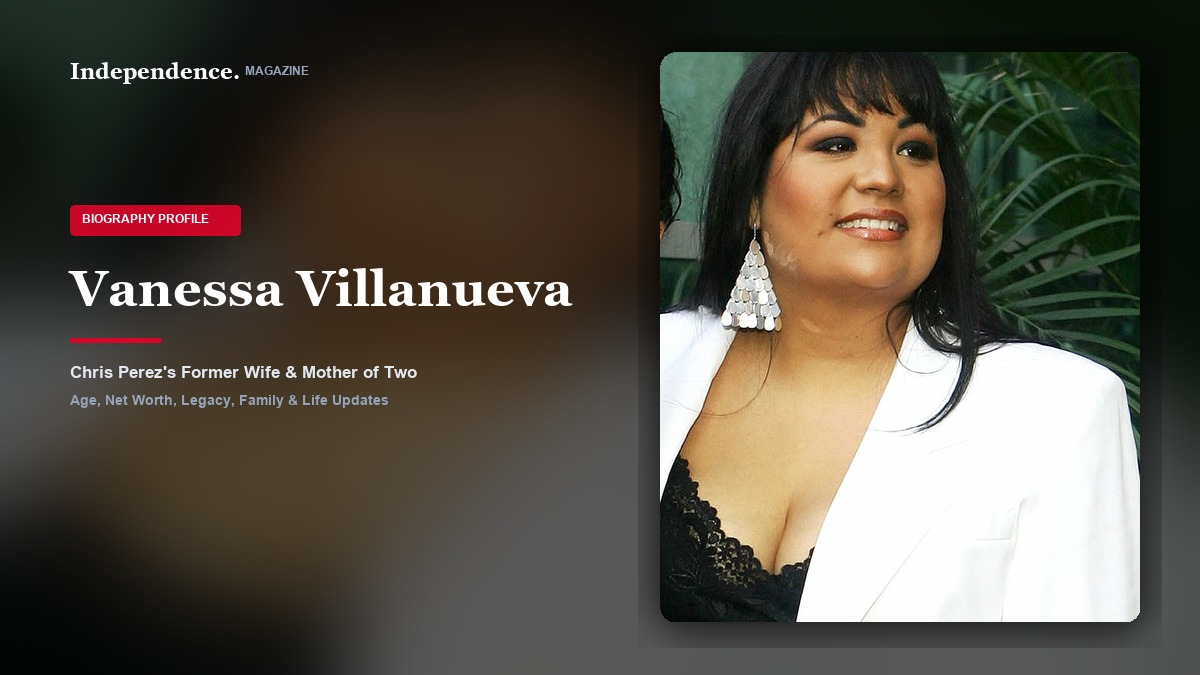
#> input picture assets/covers/vanessa-villanueva-cover.jpg, 1200 x 675 px, given in place of test_b13_vanessa_villanueva_2.jpg, which was not available
$ python generate_batch14_15_covers.py
#> lines starting #> are read from the running program, lines starting #| are printed output that depends on the picture
import os
from PIL import Image, ImageDraw, ImageFont, ImageFilter, ImageEnhance

SCRIPT_DIR = os.path.dirname(os.path.abspath(__file__))
BASE_DIR = os.path.abspath(os.path.join(SCRIPT_DIR, ".."))
COVERS_DIR = os.path.join(BASE_DIR, "assets", "covers")
ART_DIR = r"C:\Users\Lapzone.pk\.gemini\antigravity\brain\896bc68d-223d-4f88-b2d0-574555754628"
os.makedirs(COVERS_DIR, exist_ok=True)

PROFILES = [
    # Batch 14 (October 25, 2026)
    {
        "id": "vanessa-villanueva",
        "src_image": os.path.join(ART_DIR, "test_b13_vanessa_villanueva_2.jpg"),
        "crop_box": (1250, 100, 2150, 1180),
        "name": "Vanessa Villanueva",
        "category": "Biography",
        "subtitle": "Chris Perez's Former Wife & Mother of Two",
        "cover_filename": "vanessa-villanueva-cover.jpg",
        "middle_src": os.path.join(ART_DIR, "test_b13_vanessa_villanueva_2.jpg"),
        "middle_crop": (100, 0, 2233, 1200),
        "middle_filename": "vanessa-villanueva-middle.jpg"
    },
    {
        "id": "joy-ann-richards",
        "src_image": os.path.join(ART_DIR, "preview_test_joy3.jpg"),
        "crop_box": (190, 40, 570, 520),
        "name": "Joy Ann Richards",
        "category": "Celebrity",
        "subtitle": "Jamie Farr's Wife & Philanthropist",
        "cover_filename": "joy-ann-richards-cover.jpg",
        "middle_src": os.path.join(ART_DIR, "preview_test_joy1.jpg"),
        "middle_crop": (30, 20, 460, 420),
        "middle_filename": "joy-ann-richards-middle.jpg"
    },
    {
        "id": "sacha-stacey",
        "src_image": os.path.join(ART_DIR, "preview_test_sacha1.jpg"),
        "crop_box": (465, 65, 598, 285),
        "name": "Sacha Stacey",
        "category": "Celebrity",
        "subtitle": "Fitness Model & Martyn Ford's Wife",
        "cover_filename": "sacha-stacey-cover.jpg",
        "middle_src": os.path.join(ART_DIR, "preview_test_sacha1.jpg"),
        "middle_crop": (0, 10, 290, 295),
        "middle_filename": "sacha-stacey-middle.jpg"
    },
    # Batch 15 (October 26, 2026)
    {
        "id": "olivia-korenberg",
        "src_image": os.path.join(ART_DIR, "cand_olivia_korenberg_1.jpg"),
        "crop_box": (20, 320, 1150, 2150),
        "name": "Olivia Korenberg",
        "category": "Celebrity",
        "subtitle": "Interior Designer & Former Celebrity Spouse",
        "cover_filename": "olivia-korenberg-cover.jpg",
        "middle_src": os.path.join(ART_DIR, "cand_olivia_korenberg_3.jpg"),
        "middle_crop": (200, 100, 2200, 1150),
        "middle_filename": "olivia-korenberg-middle.jpg"
    },
    {
        "id": "diana-lasso",
        "src_image": os.path.join(ART_DIR, "cand_diana_lasso_1.jpg"),
        "crop_box": (1270, 80, 2350, 1180),
        "name": "Diana Lasso",
        "category": "Biography",
        "subtitle": "Colombian Recording Artist & Wayne Brady's First Wife",
        "cover_filename": "diana-lasso-cover.jpg",
        "middle_src": os.path.join(ART_DIR, "cand_diana_lasso_1.jpg"),
        "middle_crop": (50, 50, 2350, 1180),
        "middle_filename": "diana-lasso-middle.jpg"
    },
    {
        "id": "norman-kali",
        "src_image": os.path.join(ART_DIR, "cand_norman_kali_1.jpg"),
        "crop_box": (500, 20, 1050, 750),
        "name": "Norman Kali",
        "category": "Celebrity",
        "subtitle": "Production Coordinator & Evangeline Lilly's Partner",
        "cover_filename": "norman-kali-cover.jpg",
        "middle_src": os.path.join(ART_DIR, "cand_norman_kali_1.jpg"),
        "middle_crop": (50, 20, 1180, 850),
        "middle_filename": "norman-kali-middle.jpg"
    }
]

def generate_cover(item):
    width, height = 1200, 675
    raw_img = Image.open(item["src_image"]).convert("RGB")
#> raw_img is the input picture: PIL image 1200x675 RGB; mean R, G, B 84.7, 79.3, 69.1
    cropped_subject = raw_img.crop(item["crop_box"])
#> cropped_subject: PIL image 900x1080 RGB; every value is 0

    # 1. Background: Blurred & Darkened version of subject photo
    bg = cropped_subject.resize((width, height), Image.Resampling.LANCZOS)
#> bg: PIL image 1200x675 RGB; every value is 0
    bg = bg.filter(ImageFilter.GaussianBlur(radius=42))
    enhancer = ImageEnhance.Brightness(bg)
    bg = enhancer.enhance(0.35)

    # 2. Foreground Portrait Box (480 x 570)
    pw, ph = 480, 570
    sw, sh = cropped_subject.size
#> sw = 900; sh = 1080
    target_ratio = pw / ph
    cur_ratio = sw / sh
#> cur_ratio = 0.833

    if cur_ratio > target_ratio:
        new_w = int(sh * target_ratio)
        left = (sw - new_w) // 2
        p_crop = cropped_subject.crop((left, 0, left + new_w, sh))
    else:
        new_h = int(sw / target_ratio)
#> new_h = 1068
        top = (sh - new_h) // 4
#> top = 3
        p_crop = cropped_subject.crop((0, max(0, top), sw, min(sh, top + new_h)))
#> p_crop: PIL image 900x1068 RGB; every value is 0

    portrait = p_crop.resize((pw, ph), Image.Resampling.LANCZOS)
#> portrait: PIL image 480x570 RGB; every value is 0

    # Rounded corners mask
    mask = Image.new('L', (pw, ph), 0)
#> mask: PIL image 480x570 L; every value is 0
    mask_draw = ImageDraw.Draw(mask)
    mask_draw.rounded_rectangle([0, 0, pw, ph], radius=16, fill=255)

    px, py = width - pw - 60, (height - ph) // 2

    # Drop shadow
    shadow = Image.new('RGBA', (pw + 44, ph + 44), (0, 0, 0, 0))
#> shadow: PIL image 524x614 RGBA; every value is 0
    s_draw = ImageDraw.Draw(shadow)
    s_draw.rounded_rectangle([18, 18, pw + 26, ph + 26], radius=24, fill=(0, 0, 0, 195))
    shadow = shadow.filter(ImageFilter.GaussianBlur(radius=18))
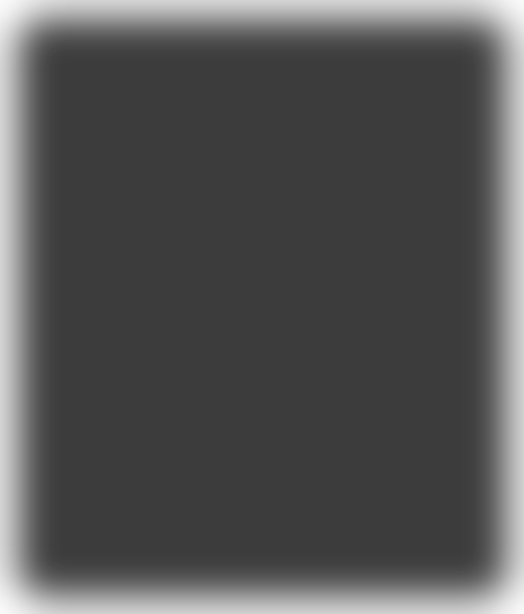
#> shadow: PIL image 524x614 RGBA; mean R, G, B, A 0, 0, 0, 169.9; transparent parts drawn white
    bg.paste(shadow, (px - 22, py - 18), shadow)

    # Paste sharp portrait
    bg.paste(portrait, (px, py), mask)

    # 3. Editorial Typography (Left side)
    draw = ImageDraw.Draw(bg, 'RGBA')
    try:
        font_brand = ImageFont.truetype(r"C:\Windows\Fonts\georgiab.ttf", 22)
        font_tag = ImageFont.truetype(r"C:\Windows\Fonts\arialbd.ttf", 12)
        font_name = ImageFont.truetype(r"C:\Windows\Fonts\georgiab.ttf", 50)
        font_sub = ImageFont.truetype(r"C:\Windows\Fonts\arialbd.ttf", 17)
        font_sub2 = ImageFont.truetype(r"C:\Windows\Fonts\arialbd.ttf", 14)
    except Exception:
        font_brand = ImageFont.load_default()
        font_tag = ImageFont.load_default()
        font_name = ImageFont.load_default()
        font_sub = ImageFont.load_default()
        font_sub2 = ImageFont.load_default()

    # Top brand badge: Independence. MAGAZINE
    draw.text((70, 58), "Independence.", fill=(255, 255, 255), font=font_brand)
    draw.text((245, 64), "MAGAZINE", fill=(148, 163, 184), font=font_tag)

    # Category Pill
    tag_y = 205
    tag_text = f"{item['category'].upper()} PROFILE"
    draw.rounded_rectangle([70, tag_y, 240, tag_y + 30], radius=4, fill=(217, 4, 41, 235))
    draw.text((82, tag_y + 7), tag_text, fill=(255, 255, 255), font=font_tag)

    # Person Name
    name_lines = item["name"].split(" ")
    if len(name_lines) <= 2:
        draw.text((70, 260), item["name"], fill=(255, 255, 255), font=font_name)
        curr_y = 338
    else:
        line1 = " ".join(name_lines[:2])
        line2 = " ".join(name_lines[2:])
        draw.text((70, 250), line1, fill=(255, 255, 255), font=font_name)
        draw.text((70, 312), line2, fill=(255, 255, 255), font=font_name)
        curr_y = 390

    # Crimson underline accent
    draw.rectangle([70, curr_y, 160, curr_y + 4], fill=(217, 4, 41, 255))

    # Subtitles
    draw.text((70, curr_y + 24), item["subtitle"], fill=(226, 232, 240), font=font_sub)
    draw.text((70, curr_y + 54), "Age, Net Worth, Legacy, Family & Life Updates", fill=(148, 163, 184), font=font_sub2)

    cover_path = os.path.join(COVERS_DIR, item["cover_filename"])
    bg.save(cover_path, "JPEG", quality=92)
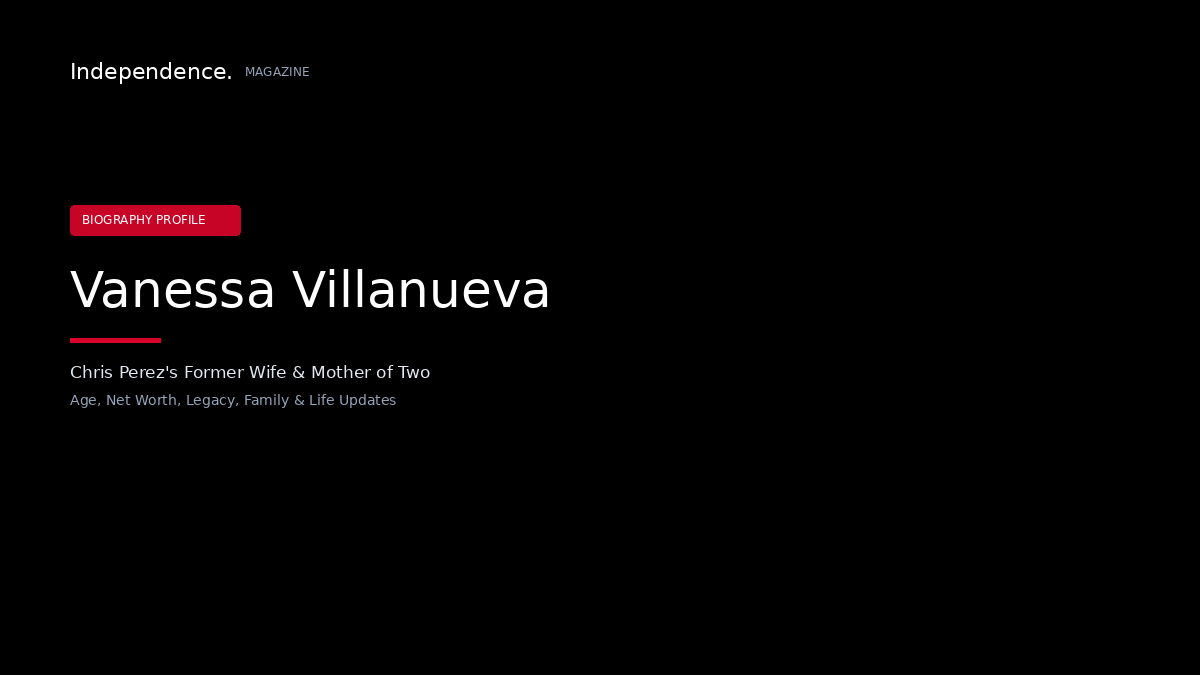
#> saved as vanessa-villanueva-cover.jpg: PIL image 1200x675 RGB; mean R, G, B 3.8, 2.5, 2.7
    print(f"Generated Spark cover: {cover_path}")

    # Generate Middle Editorial Image with strict 16:9 ratio preservation
    middle_src = item.get("middle_src", item["src_image"])
    raw_middle = Image.open(middle_src).convert("RGB")
    mid_crop = raw_middle.crop(item["middle_crop"])
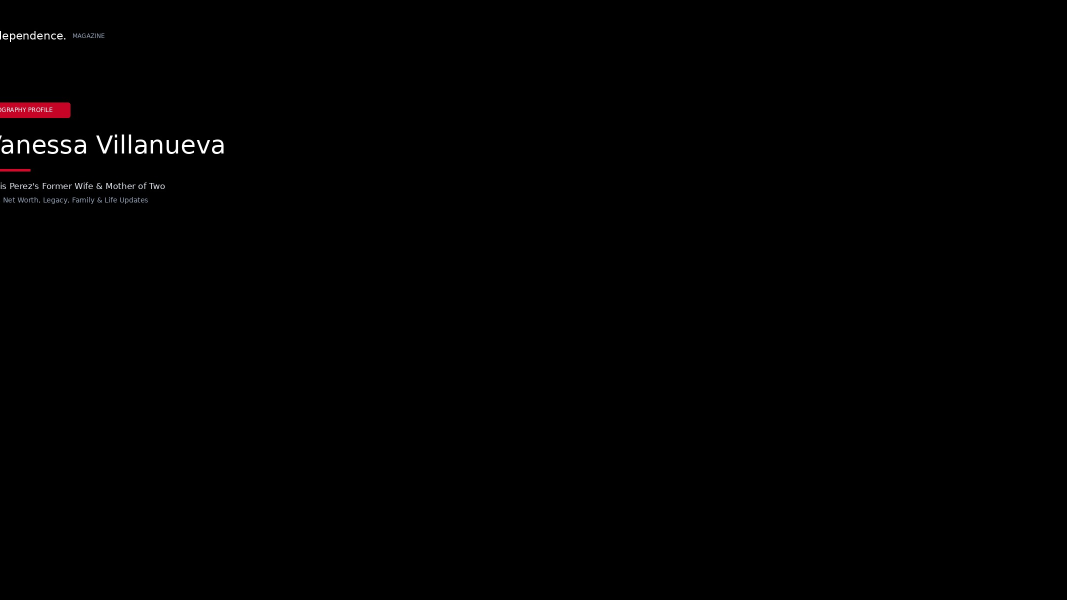
#> mid_crop: PIL image 2133x1200 RGB (shown at 1/2 size); mean R, G, B 1, 0.7, 0.8

    mw, mh = mid_crop.size
#> mw = 2133; mh = 1200
    target_mid_ratio = 16.0 / 9.0
    cur_mid_ratio = mw / mh
#> cur_mid_ratio = 1.78
    if cur_mid_ratio > target_mid_ratio:
        new_mw = int(mh * target_mid_ratio)
        offset_x = (mw - new_mw) // 2
        mid_crop = mid_crop.crop((offset_x, 0, offset_x + new_mw, mh))
    elif cur_mid_ratio < target_mid_ratio:
        new_mh = int(mw / target_mid_ratio)
#> new_mh = 1199
        offset_y = (mh - new_mh) // 3
#> offset_y = 0
        mid_crop = mid_crop.crop((0, max(0, offset_y), mw, min(mh, offset_y + new_mh)))
#> mid_crop: PIL image 2133x1199 RGB

    mid_resized = mid_crop.resize((960, 540), Image.Resampling.LANCZOS)
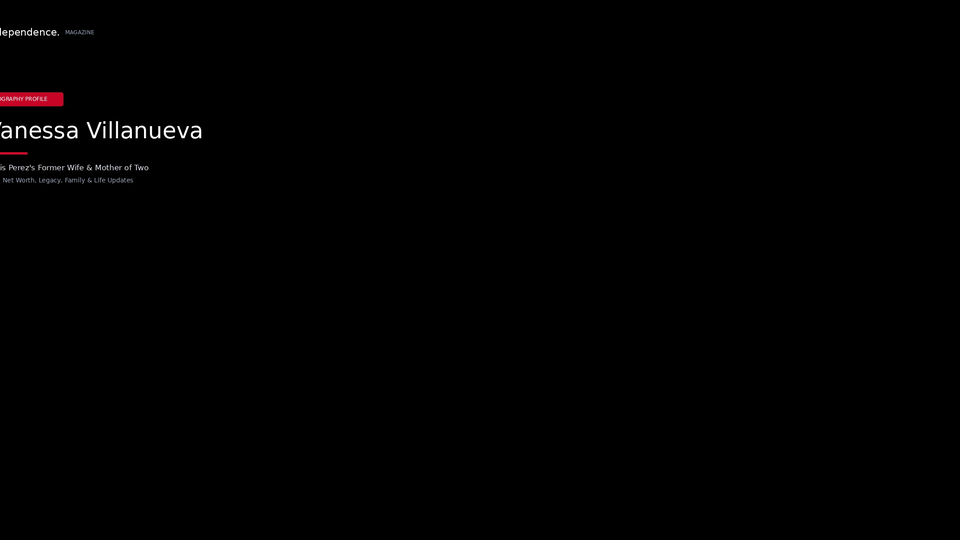
#> mid_resized: PIL image 960x540 RGB; mean R, G, B 1.1, 0.7, 0.8
    middle_path = os.path.join(COVERS_DIR, item["middle_filename"])
    mid_resized.save(middle_path, "JPEG", quality=90)
    print(f"Generated Middle 16:9 image: {middle_path}")

for item in PROFILES:
#> (the run stopped early here; a loop or call above may not have finished)
